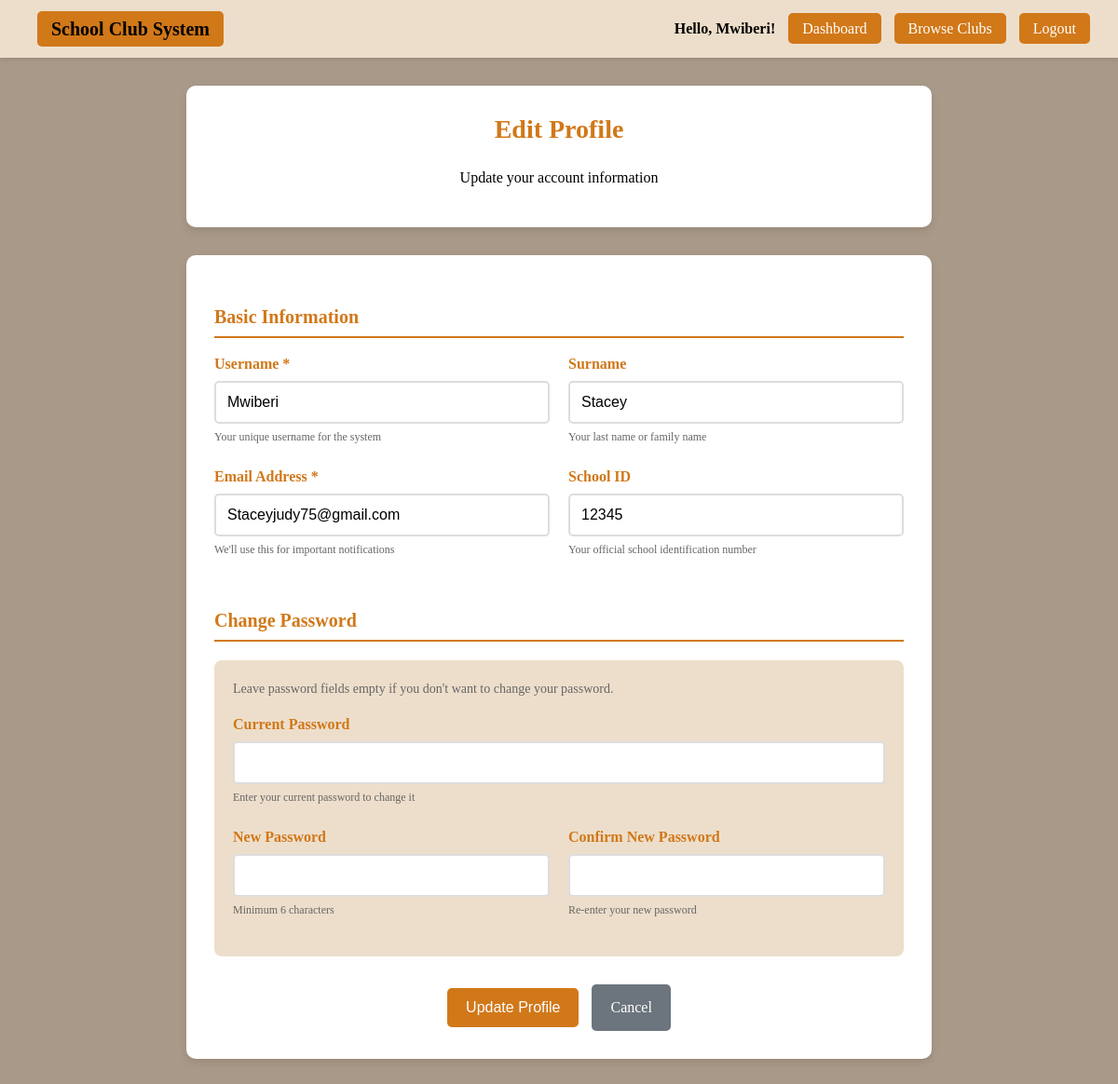
The app's page /profile.php (signed in) with its own data.
### tables this page shows
CREATE TABLE `users` (
  `id` int(11) NOT NULL,
  `username` varchar(50) NOT NULL,
  `surname` varchar(100) DEFAULT NULL,
  `email` varchar(100) NOT NULL,
  `school_id` varchar(50) NOT NULL,
  `password` varchar(255) NOT NULL,
  `role` enum('student','club_patron','admin') DEFAULT 'student',
  `created_at` timestamp NOT NULL DEFAULT current_timestamp()
);

### profile.php (the view, shortened to what this page needs)
<?php
$conn = new mysqli("localhost", "root", "", "ics_project");
$user_id = $_SESSION['user_id'];
$profile_stmt = $conn->prepare("SELECT username, surname, email, school_id, role FROM users WHERE id = ?");
$profile_stmt->bind_param("i", $user_id);
$profile_stmt->execute();
$profile_result = $profile_stmt->get_result();
$user_profile = $profile_result->fetch_assoc();
?>
<!DOCTYPE html>
<html>
<head>
</head>
<body>
<div class="navbar">
    <div class="logo">
        <a href="home.php" style="color: black; text-decoration: none;">School Club System</a>
    </div>
    <div>
        <span style="color:black; font-weight:bold;">Hello, <?php echo htmlspecialchars($user_profile['username']); ?>!</span>
        <a href="student_dashboard.php">Dashboard</a>
        <a href="home.php">Browse Clubs</a>
        <a href="logout.php">Logout</a>
    </div>
</div>
<div class="container">
    <div class="profile-header">
        <h1>Edit Profile</h1>
        <p>Update your account information</p>
    </div>
    <div class="form-container">
        <form method="POST" action="">
            <div class="form-section">
                <h3 class="section-title">Basic Information</h3>
                <div class="form-row">
                    <div class="form-group">
                        <label for="username">Username *</label>
                        <input type="text" id="username" name="username" value="<?php echo htmlspecialchars($user_profile['username']); ?>" required>
                        <small>Your unique username for the system</small>
                    </div>
                    <div class="form-group">
                        <label for="surname">Surname</label>
                        <input type="text" id="surname" name="surname" value="<?php echo htmlspecialchars($user_profile['surname'] ?? ''); ?>">
                        <small>Your last name or family name</small>
                    </div>
                </div>
                <div class="form-row">
                    <div class="form-group">
                        <label for="email">Email Address *</label>
                        <input type="email" id="email" name="email" value="<?php echo htmlspecialchars($user_profile['email']); ?>" required>
                        <small>We'll use this for important notifications</small>
                    </div>
                    <div class="form-group">
                        <label for="school_id">School ID</label>
                        <input type="text" id="school_id" name="school_id" value="<?php echo htmlspecialchars($user_profile['school_id'] ?? ''); ?>">
                        <small>Your official school identification number</small>
                    </div>
                </div>
            </div>
            <div class="form-section">
                <h3 class="section-title">Change Password</h3>
                <div class="password-section">
                    <p style="margin-top: 0; color: #666; font-size: 14px;">
                        Leave password fields empty if you don't want to change your password.
                    </p>
                    <div class="form-group">
                        <label for="current_password">Current Password</label>
                        <input type="password" id="current_password" name="current_password">
                        <small>Enter your current password to change it</small>
                    </div>
                    <div class="form-row">
                        <div class="form-group">
                            <label for="new_password">New Password</label>
                            <input type="password" id="new_password" name="new_password">
                            <small>Minimum 6 characters</small>
                        </div>
                        <div class="form-group">
                            <label for="confirm_password">Confirm New Password</label>
                            <input type="password" id="confirm_password" name="confirm_password">
                            <small>Re-enter your new password</small>
                        </div>
                    </div>
                </div>
            </div>
            <div style="text-align: center; margin-top: 30px;">
                <button type="submit" class="btn">Update Profile</button>
                <a href="student_dashboard.php" class="btn-secondary">Cancel</a>
            </div>
        </form>
    </div>
</div>
</body>
</html>

### profile.php (style rules this page uses)
body { font-family: 'Times New Roman', Times, serif; margin: 0; padding: 0; background-color: rgb(169, 153, 136); line-height: 1.6; }
.navbar { background-color: rgb(237, 222, 203); padding: 15px 30px; display: flex; justify-content: space-between; align-items: center; box-shadow: 0 2px 5px rgba(0,0,0,0.1); }
.navbar .logo { font-size: 20px; font-weight: bold; color: black; }
.navbar a { background-color: rgb(209, 120, 25); color: #fff; padding: 8px 15px; text-decoration: none; border-radius: 5px; margin-left: 10px; transition: background-color 0.3s ease, transform 0.3s ease; }
.container { padding: 30px; max-width: 800px; margin: 0 auto; }
.profile-header { background-color: #fff; padding: 25px; border-radius: 10px; margin-bottom: 30px; box-shadow: 0 4px 8px rgba(0,0,0,0.1); text-align: center; }
.profile-header h1 { color: rgb(209, 120, 25); margin: 0; font-size: 28px; }
.form-container { background-color: #fff; padding: 30px; border-radius: 10px; box-shadow: 0 4px 8px rgba(0,0,0,0.1); }
.form-section { margin-bottom: 30px; }
.section-title { color: rgb(209, 120, 25); font-size: 20px; margin-bottom: 15px; border-bottom: 2px solid rgb(209, 120, 25); padding-bottom: 5px; }
.form-group { margin-bottom: 20px; }
.form-group label { display: block; margin-bottom: 5px; font-weight: bold; color: rgb(209, 120, 25); }
.form-group input { width: 100%; padding: 12px; border: 2px solid #ddd; border-radius: 5px; font-size: 16px; box-sizing: border-box; transition: border-color 0.3s ease; }
.form-group small { color: #666; font-size: 12px; display: block; margin-top: 5px; }
.btn { background-color: rgb(209, 120, 25); color: white; padding: 12px 20px; border: none; border-radius: 5px; font-size: 16px; cursor: pointer; transition: background-color 0.3s ease; margin-right: 10px; }
.btn-secondary { background-color: #6c757d; color: white; padding: 12px 20px; border: none; border-radius: 5px; font-size: 16px; cursor: pointer; text-decoration: none; display: inline-block; transition: background-color 0.3s ease; }
.password-section { background-color: rgb(237, 222, 203); padding: 20px; border-radius: 8px; margin-top: 20px; }
.form-row { display: grid; grid-template-columns: 1fr 1fr; gap: 20px; }

### records on screen
users: username "Mwiberi", surname "Stacey", email "Staceyjudy75@gmail.com", school_id "12345"
